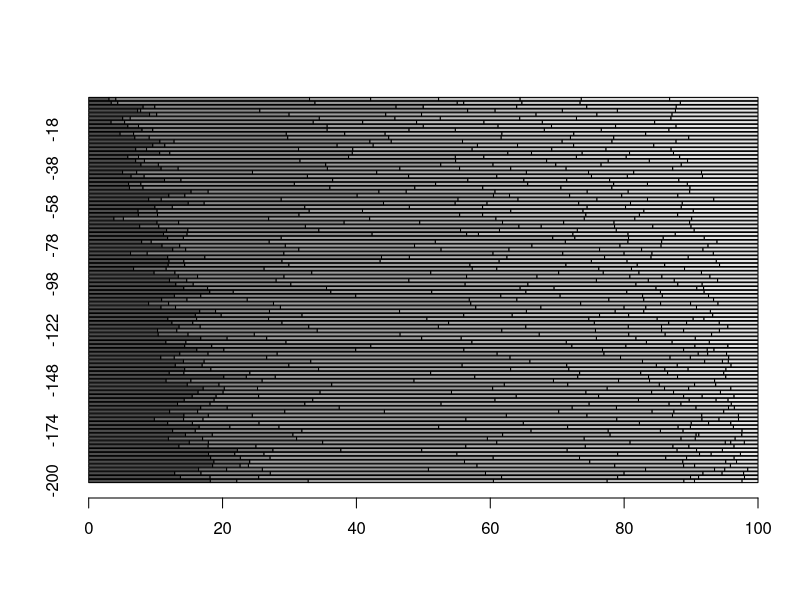
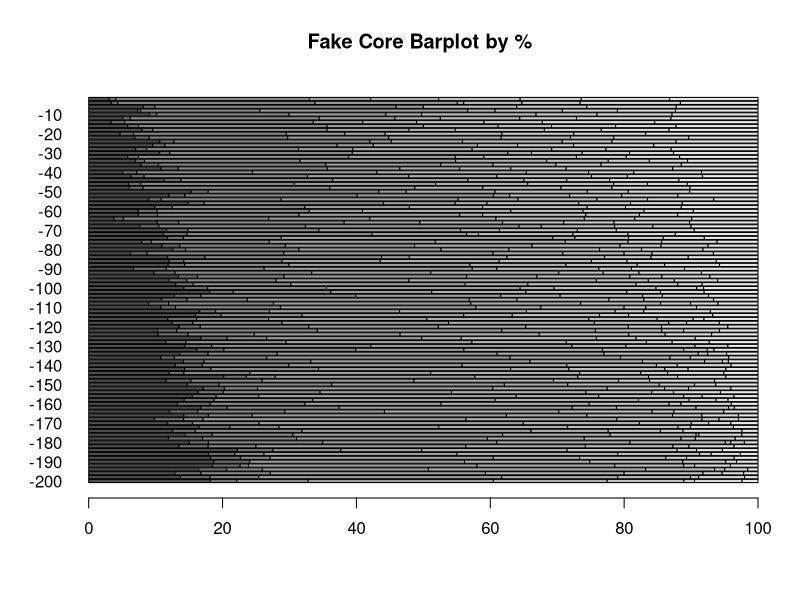

Source code (R) for these figures, in order:
#Script for making up fake cores.

###Buildout for making random pollen data table.

FAKE_taxa = c("Cyperaceae undiff.", "Typha", "Poaceae", "Alchornea", "Macaranga", "Celtis", "Blighia", "Sapotaceae undiff.", "Guibourtia demeusei")

FAKE_depth = seq(-200, -2, 2)
FAKEmin = c(40, 10, 20, 80, 50, 30, 5, 10, 5)
FAKEmax = c(10, 2, 50, 20, 10, 20, 15, 20, 25)
FAKEsd = c(5, 1, 10, 20, 15, 5, 2, 5, 2)

FAKE1234 = matrix(nrow = 100, ncol = length(FAKE_taxa))

for(i in 1:ncol(FAKE1234)){
  FAKE1234[, i] = rnorm(nrow(FAKE1234), c(seq(FAKEmin[i], FAKEmax[i], length.out = nrow(FAKE1234))), FAKEsd[i])
}

FAKE1234 = abs( ceiling(FAKE1234) ) #Using abs() to scrub negative values. 

colnames(FAKE1234) = FAKE_taxa
row.names(FAKE1234) = FAKE_depth

FAKEsum = apply(FAKE1234, 1, sum)

FAKEpct = (FAKE1234/FAKEsum)*100

row.names(FAKEpct) = FAKE_depth

barplot(t(FAKEpct), horiz = TRUE)

barplot(t(FAKEpct), horiz = TRUE, main = "Fake Core Barplot by %", las=1)

write.csv(FAKE1234[100:1,], "FAKE1234.csv", row.names = TRUE)

#Some fake botanical and ecological details.

FAKE_taxa = c("Cyperaceae undiff.", "Typha", "Poaceae", "Alchornea", "Macaranga", "Celtis", "Blighia", "Sapotaceae undiff.", "Guibourtia demeusei")

FAKE_fmly = c("CYPERACEAE", "TYPHACEAE", "POACEAE", "EUPHORBIACEAE", "EUPHORBIACEAE", "CANNABACEAE", "SAPINDACEAE", "SAPOTACEAE", "FABACEAE")
FAKE_plty = c("N", "N", "N", "TRSH", "TRSH", "TRSH", "TRSH", "TRSH", "TRSH")
FAKE_ecol = c("Wetland", "Wetland", "Grasses", "Pioneers", "Pioneers", "semi-deciduous rain forest", "tropical rain forest", "tropical rain forest", "flooded rain forest")

FAKE_details = cbind(FAKE_taxa, FAKE_fmly, FAKE_plty, FAKE_ecol)

write.csv(FAKE_details, "FAKE_taxa.csv")